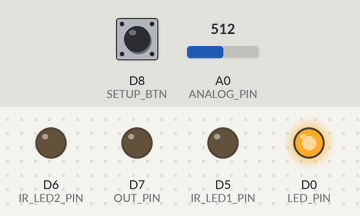
Recording of a sketch running on a simulated ESP8266 (NodeMCU). Parts: output pins drawn as LEDs (lit = HIGH). The test bench sets the inputs (shaded band); at power-on: D8 (SETUP_BTN) LOW, A0 (ANALOG_PIN) = 512.

Above: at 0.1 s.
Timing chart, 0 to 1.6 s (numbered marks = the images above):
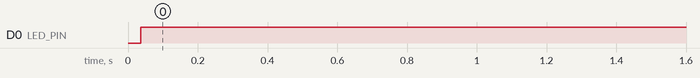

Measured:
- by itself, D0 (LED_PIN): LOW → HIGH at 0.04 s

The sketch:

ir_barrier.ino
```cpp
#define LIGHT_STATUS_LED
//#define DEBUG

#define IR_LED1_PIN D5
#define IR_LED2_PIN D6
#define ANALOG_PIN A0
#define SETUP_BTN D8
#define LED_PIN D0
#define OUT_PIN D7
#define NUM_IR_LEDS 2
#define INITIATION_DURATION 5000
#define MEASURE_HIGH_US 80
#define MEASURE_LOW_MS 5
#define MEASURE_CYCLE_WAIT 5

volatile byte led_state = 0;
uint32_t measures[NUM_IR_LEDS][3];
uint32_t measure[NUM_IR_LEDS];
uint32_t threshold[NUM_IR_LEDS];
uint32_t min_measure[NUM_IR_LEDS];
boolean obstructed = false;
uint32_t setup_start = 0;
boolean initiation_phase = true;

void setup() {
  pinMode(IR_LED1_PIN, OUTPUT);
  pinMode(IR_LED2_PIN, OUTPUT);
  pinMode(ANALOG_PIN, INPUT);
  pinMode(SETUP_BTN, INPUT);
#ifdef LIGHT_STATUS_LED
  pinMode(LED_PIN, OUTPUT);
#endif
  pinMode(OUT_PIN, OUTPUT);

  Serial.begin(115200);

  threshold[0] = threshold[1] = 0xFFFFFF;
  min_measure[0] = min_measure[1] = 0xFFFFFF;
  setup_start = millis();
  initiation_phase = true;
}

void loop() {
    if( millis() < INITIATION_DURATION ) {
      threshold[0] = threshold[1] = 0xFFFFFF;
      min_measure[0] = min_measure[1] = 0xFFFFFF;
      setup_start = millis();
      initiation_phase = true;
    }
    delay(MEASURE_CYCLE_WAIT);
    measure_cycle();
#ifdef DEBUG
    printbars();
#endif
    if( digitalRead(SETUP_BTN) == HIGH ) {
      min_measure[0] = min_measure[1] = 0xFFFFFF;
      setup_start = millis();
      initiation_phase = true;
    } else {
#ifdef LIGHT_STATUS_LED
      digitalWrite(LED_PIN, !obstructed);
#endif
      digitalWrite(OUT_PIN, obstructed);
    }
}

void measure_cycle() {
  for( int cycle = 0; cycle < 3; cycle++) {
    for( int led = 0; led < NUM_IR_LEDS; led++ ) {
      int led_pin = (led == 0 ? IR_LED1_PIN : IR_LED2_PIN);
      digitalWrite(led_pin, HIGH);
      delayMicroseconds(MEASURE_HIGH_US);
      uint32_t high_measure = analogRead(ANALOG_PIN);
      digitalWrite(led_pin, LOW);
      delay(MEASURE_LOW_MS);
      uint32_t low_measure = analogRead(ANALOG_PIN);
      measures[led][cycle] = (high_measure > low_measure ? high_measure - low_measure : 0);
#ifdef DEBUG
      Serial.print(measures[led][cycle]);
      if( measures[led][cycle] < threshold[led] ) {
        Serial.print("!");
      }
      Serial.print("\t");
#endif
    }
#ifdef DEBUG
    Serial.print("|\t");
#endif
  }
  for( int led = 0; led < NUM_IR_LEDS; led++ ) {
    measure[led] = 0;
    for( int cycle = 0; cycle < 3; cycle++ ) {
      if( measure[led] < measures[led][cycle]) {
        measure[led] = measures[led][cycle];
      }
    }
#ifdef DEBUG
    Serial.print(measure[led]);
    Serial.print(" > ");
    Serial.print(threshold[led]);
    Serial.print("\t");
#endif
  }
  if( initiation_phase ) {
    for( int led = 0; led < NUM_IR_LEDS; led++ ) {
      if( min_measure[led] > measure[led] ) {
        min_measure[led] = measure[led];
        threshold[led] = 0.95 * min_measure[led];
      }
#ifdef DEBUG
      Serial.print(min_measure[led]);
      Serial.print("\t");
      Serial.print(threshold[led]);
      Serial.print("\t");
#endif
    }
    if( millis() > (setup_start + INITIATION_DURATION) ) initiation_phase = false;
  }
  obstructed = false;
  for( int led = 0; led < NUM_IR_LEDS; led++ ) {
    if( measure[led] < threshold[led] ) {
      obstructed = true;
    }
  }
#ifdef DEBUG
  Serial.println(obstructed ? "!!!" : "...");
#endif
}

#ifdef DEBUG
void printbars() {
  for( int led = 0; led < NUM_IR_LEDS; led++ ) {
    char c1 = '#'+led;
    char c2 = '-';
    printbar(measure[led]>>2, threshold[led]>>2, c1, c2);
  }
}

void printbar(int n, int t, char c1, char c2) {
  for( int i = 0; i < n; i++ ) {
    if( i <= t ) {
      Serial.print(c1);
    } else {
      Serial.print(c2);
    }
  }
  Serial.println();
}
#endif
```
